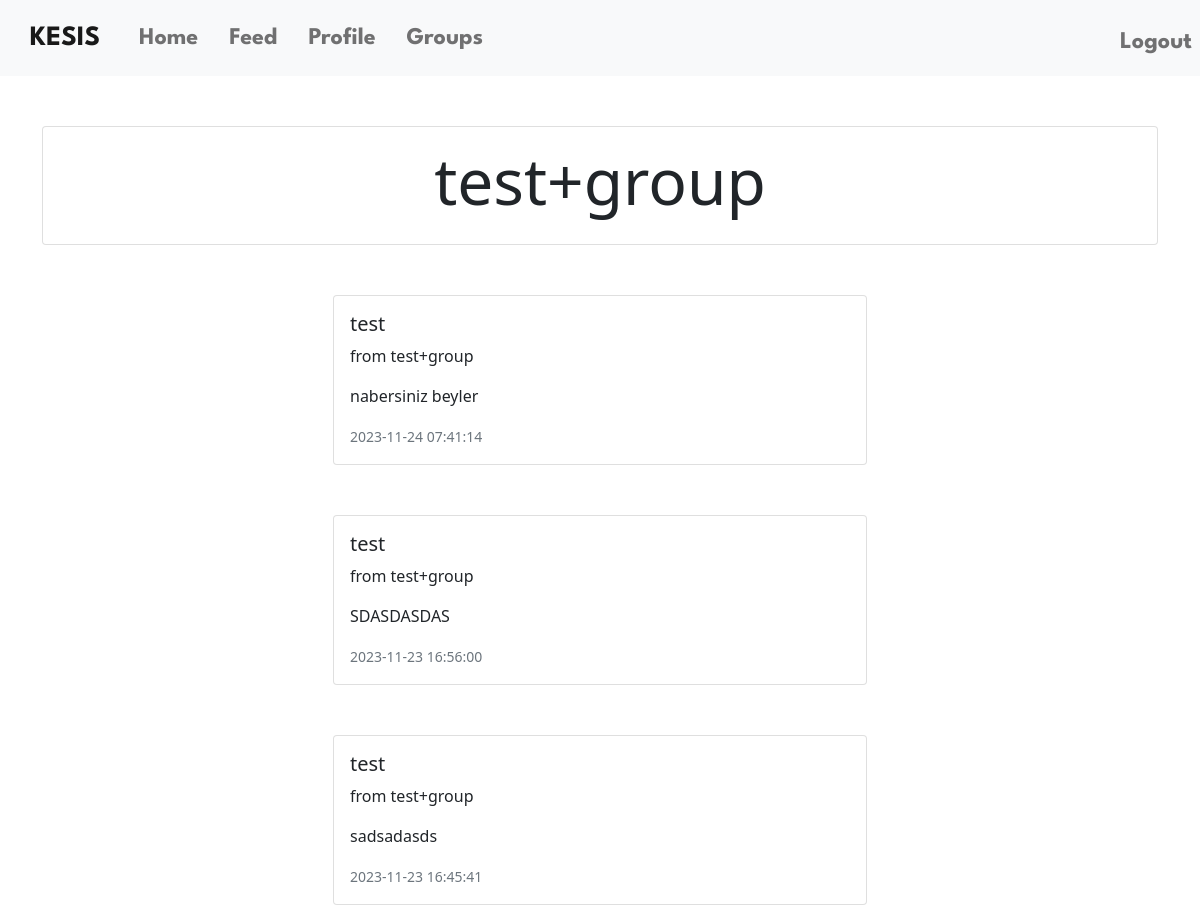
/groups/test+group (signed in), run on the app's committed database.
### tables this page shows
CREATE TABLE groups (
group_id INTEGER PRIMARY KEY AUTOINCREMENT NOT NULL,
group_name TEXT NOT NULL,
group_pass TEXT NOT NULL);

CREATE TABLE posts (
post_id INTEGER PRIMARY KEY AUTOINCREMENT NOT NULL,
user_id INTEGER NOT NULL,
group_id INTEGER NOT NULL, content TEXT, date TIMESTAMP DEFAULT CURRENT_TIMESTAMP,
FOREIGN KEY (user_id) REFERENCES users(id),
FOREIGN KEY (group_id) REFERENCES groups(group_id));

CREATE TABLE users (
id INTEGER PRIMARY KEY AUTOINCREMENT NOT NULL,
username TEXT NOT NULL,
hash TEXT NOT NULL,
birthday DATE NOT NULL);

### app.py (the view)
@app.route("/groups/<group_name>", methods=["GET"])
@login_required
def group_details(group_name):
    if request.method == "GET":
        all_groups = db.execute("SELECT group_name FROM groups")
        if not any(d['group_name'] == group_name for d in all_groups):
            return apology("There is no such a group", 403)
        user_groups = db.execute("SELECT group_name FROM groups WHERE group_id IN (SELECT group_id FROM group_members WHERE user_id = ?)", session["user_id"])
        eligible = 0
        for group in user_groups:
            if group_name == group["group_name"]:
                eligible = 1
        if eligible == 1:
            users_posts = db.execute("SELECT USERS.username, GROUPS.group_name, POSTS.content, POSTS.date FROM posts JOIN users ON USERS.id = POSTS.user_id JOIN groups ON GROUPS.group_id = POSTS.group_id WHERE GROUPS.group_name = ? ", group_name)
            return render_template("group_detail.html", group_name = group_name ,users_posts=reversed(users_posts))
        else:
            return redirect("/groups/<group_name>/lock")

### app.py (called while the page is built)
@app.after_request
def after_request(response):
    response.headers["Cache-Control"] = "no-cache, no-store, must-revalidate"
    response.headers["Expires"] = 0
    response.headers["Pragma"] = "no-cache"
    return response

### helpers.py (called while the page is built)
def login_required(f):
    @wraps(f)
    def decorated_function(*args, **kwargs):
        if session.get("user_id") is None:
            return redirect("/login")
        return f(*args, **kwargs)
    return decorated_function

### templates/group_detail.html (shortened to what this page needs)
{% extends "layout.html" %}
{% block main %}
    <div class = "container">
        <div class="card">
            <div class="card-body">
                <h1 class = "display-3 align-middle"> {{group_name}} </h1>
            </div>
        </div>
        {% for post in users_posts %}
            <div class="container">
                <div class="row">
                <div class="col-md-6 offset-md-3">
                    <div class="card">
                    <div class="card-body">
                        <h5 class="card-title">{{post["username"]}} </h5>
                        <p class="font-italic">from {{post["group_name"]}}</p>
                        <p class="card-text">{{post["content"]}}</p>
                        <p class="card-text"><small class="text-muted">{{post["date"]}}</small></p>
                    </div>
                    </div>
                </div>
                </div>
            </div>
        {% endfor %}
    </div>
{% endblock %}

### static/styles.css (style rules this page uses)
.container { margin-top: 50px; }
.align-middle { display: flex; align-items: center; justify-content: center; }

### data on the page
groups: group_name "test+group"
posts: username "test", group_name "test+group", content "nabersiniz beyler", date "2023-11-24 07:41:14"
posts: username "test", group_name "test+group", content "SDASDASDAS", date "2023-11-23 16:56:00"
posts: username "test", group_name "test+group", content "sadsadasds", date "2023-11-23 16:45:41"
